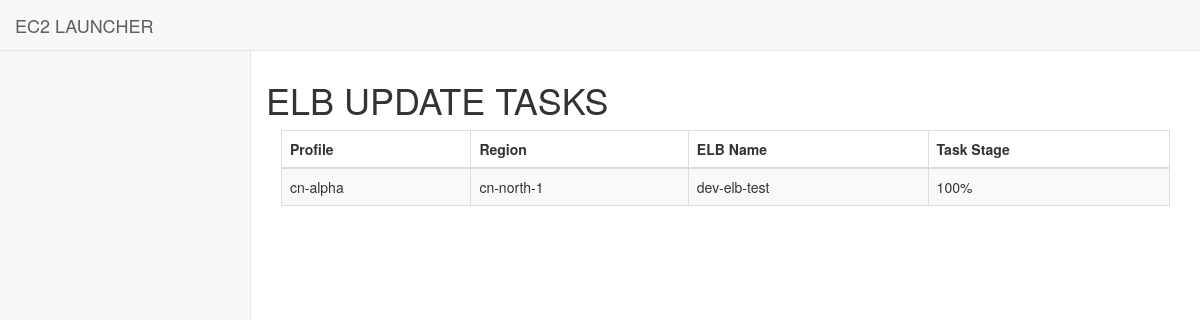
The app's page /launcher/elb/elb_tasks/, older data.
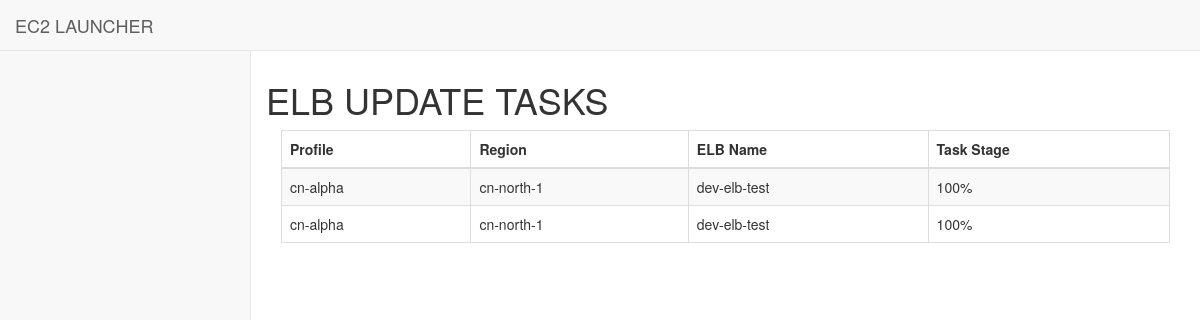
The same page, newer data.
### launcher/models.py (models this page shows, shortened)
class ELBGenericUpdateTask(models.Model):
    elb_name = models.CharField(max_length=1000)
    profile = models.ForeignKey(Profile, on_delete=models.CASCADE, default=None, null=True)
    region = models.ForeignKey(Region, on_delete=models.CASCADE, default=None, null=True)
    instances_reg = models.TextField()
    instances_dereg = models.TextField()
    finished = models.BooleanField(default=False)
    confirmed = models.BooleanField(default=False)
    stage = models.IntegerField(default=0)
    @property
    def status(self):
        progress_txt = ["25%", "50%", "75%", "100%"]
        status_txt = [
            "Task queued.",
            "Registered new instances. Checking health states ...",
            "New instances InService. Deregistering old instances ...",
            "Completed."
        ]
        return (progress_txt[self.stage], status_txt[self.stage])

class Profile(models.Model):
    name = models.CharField(max_length=100)
    account_id = models.CharField(max_length=200)

class Region(models.Model):
    name = models.CharField(max_length=100)
    full_name = models.CharField(max_length=100)
    code = models.CharField(max_length=100)
    profiles = models.ManyToManyField(Profile)

### launcher/views.py (the view)
def elb_tasks(request):
    tasks = ELBGenericUpdateTask.objects.all()
    return render(request, 'launcher/elb_tasks.html', {'tasks': tasks})

### launcher/templates/launcher/elb_tasks.html (shortened to what this page needs)
<!DOCTYPE html>
{% load static %}
<html>
    <head>
        <link rel="stylesheet" type="text/css" href="{% static 'launcher/css/bootstrap.min.css' %}"/>
        <link rel="stylesheet" type="text/css" href="{% static 'launcher/css/common.css' %}"/>
        <link rel="stylesheet" type="text/css" href="{% static 'launcher/css/metisMenu.min.css' %}"/>
        <link rel="stylesheet" type="text/css" href="{% static 'launcher/css/font-awesome.min.css' %}"/>
        <link rel="stylesheet" type="text/css" href="{% static 'launcher/css/sb-admin-2.css' %}"/>
        <link rel="stylesheet" type="text/css" href="{% static 'launcher/css/messenger.css' %}"/>
        <link rel="stylesheet" type="text/css" href="{% static 'launcher/css/messenger-theme-flat.css' %}"/>
    </head>
    <body>
        <div id="wrapper">
            <nav class="navbar navbar-default navbar-fixed-top" role="navigation" style="margin-bottom: 0px;">
                <div class="navbar-header">
                    <a class="navbar-brand" href="{% url 'launcher:index' %}">EC2 LAUNCHER</a>
                </div>
            </nav>
             <div id="page-wrapper">
                <div class="row">
                    <h1>ELB UPDATE TASKS</h1>
                </div>
                <div class="row">
                    <div class="col-lg-12">
                        <table class="table table-striped table-bordered table-hover">
                            <thead>
                                <tr>
                                    <th>Profile</th>
                                    <th>Region</th>
                                    <th>ELB Name</th>
                                    <th>Task Stage</th>
                            </thead>
                            <tbody>
                                {% for task in tasks %}
                                <tr>
                                    <td>{{task.profile.name}}</td>
                                    <td>{{task.region.code}}</td>
                                    <td>{{task.elb_name}}</td>
                                    <td>{{task.status.0}}</td>
                                </tr>
                                {% endfor %}
                            </tbody>
                        </table>
                    </div>
                 </div>
             </div>
    </body>
</html>

### launcher/static/launcher/css/sb-admin-2.css (style rules this page uses)
body { background-color: #f8f8f8; }
#wrapper { width: 100%; }
#page-wrapper { padding: 0 15px; min-height: 568px; background-color: #fff; }
@media (min-width:768px) { #page-wrapper { position: inherit; margin: 0 0 0 250px; padding: 0 30px; border-left: 1px solid #e7e7e7; } }

Row changes from the older to the newer data that the page shows:
added ELBGenericUpdateTask: profile.name "cn-alpha", region.code "cn-north-1", elb_name "dev-elb-test", status.0 "100%"
